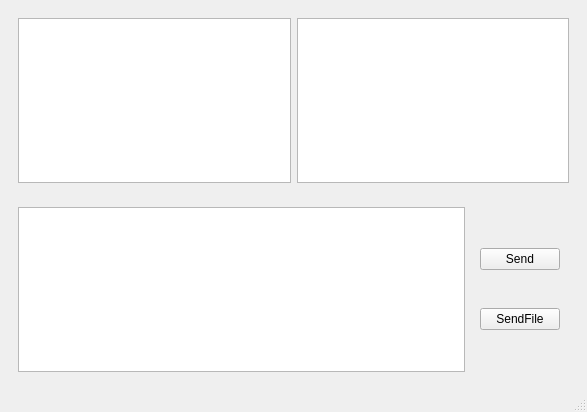
<?xml version="1.0" encoding="UTF-8"?>
<ui version="4.0">
 <class>MainWindow</class>
 <widget class="QMainWindow" name="MainWindow">
  <property name="geometry">
   <rect>
    <x>0</x>
    <y>0</y>
    <width>587</width>
    <height>412</height>
   </rect>
  </property>
  <property name="windowTitle">
   <string>Pony</string>
  </property>
  <widget class="QWidget" name="centralwidget">
   <layout class="QVBoxLayout" name="verticalLayout">
    <item>
     <widget class="QWidget" name="upperPanel" native="true">
      <layout class="QHBoxLayout" name="horizontalLayout_2">
       <item>
        <widget class="QTextBrowser" name="textBrowser"/>
       </item>
       <item>
        <widget class="QListView" name="listView"/>
       </item>
      </layout>
     </widget>
    </item>
    <item>
     <widget class="QWidget" name="bottomPanel" native="true">
      <layout class="QHBoxLayout" name="horizontalLayout">
       <item>
        <widget class="QTextEdit" name="textEdit"/>
       </item>
       <item>
        <widget class="QWidget" name="buttonPanel" native="true">
         <layout class="QVBoxLayout" name="verticalLayout_2" stretch="0,0">
          <item>
           <widget class="QPushButton" name="btn_send">
            <property name="text">
             <string>Send</string>
            </property>
           </widget>
          </item>
          <item>
           <widget class="QPushButton" name="btn_sendfile">
            <property name="text">
             <string>SendFile</string>
            </property>
           </widget>
          </item>
         </layout>
        </widget>
       </item>
      </layout>
     </widget>
    </item>
   </layout>
  </widget>
  <widget class="QMenuBar" name="menubar">
   <property name="geometry">
    <rect>
     <x>0</x>
     <y>0</y>
     <width>587</width>
     <height>20</height>
    </rect>
   </property>
  </widget>
  <widget class="QStatusBar" name="statusbar"/>
 </widget>
 <resources/>
 <connections/>
</ui>
